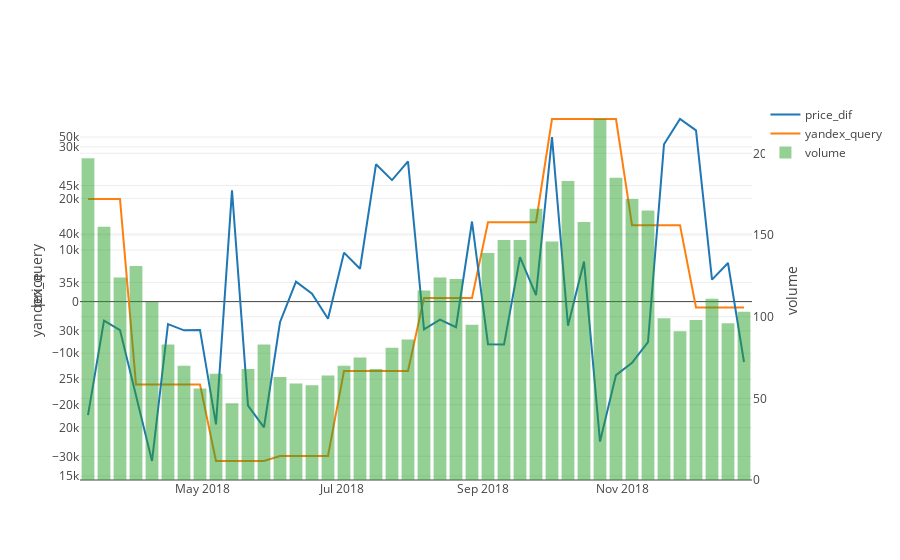

Here is the notebook cell this chart was saved with:
### Markdown cell above
Также построим одновременно зависимость и от разницы цен, и от количества запросов в Яндексе

### Code cell
data_plot = [    
    
    go.Scatter(
        x=df['d1'],
        y=df['price_dif'],
        name='price_dif'
    ),
    
    go.Scatter(
        x=df['d1'],
        y=df['yandex_query'],
        name='yandex_query',
        yaxis='y3'
    ),
    
    go.Bar(
        x=df['d1'],
        y=df['volume'],
        name='volume',
        yaxis='y2',
        opacity=0.5
    ),
]

layout = go.Layout(
    yaxis=dict(
        overlaying='y3',        
        title='price'
    ),
    yaxis2=dict(
        side='right',
        title='volume',
        overlaying='y3',        
    ),
    
    yaxis3=dict(
        side='left',
        title='yandex_query'
    ),
)


fig = go.Figure(data=data_plot, layout=layout)

ply.iplot(fig)
